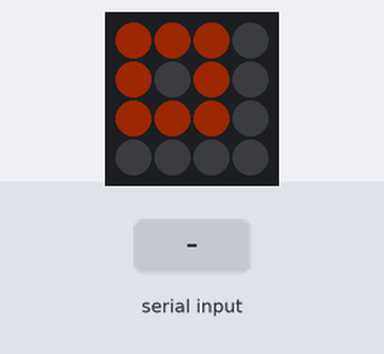
The sketch below on a simulated Arduino Uno, built with avr-gcc and run on an emulated ATmega328P. Parts: 4×4 RGB LED matrix (first LED top left, wired row by row). The test bench sets the inputs (shaded band). Dim RGB values are drawn brighter than linear.

Above: at 0.1 s.
6.3 s: "A@" received over Serial
At 6.9 s:
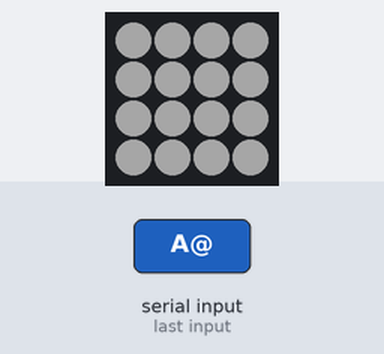
7.8 s: "T90@" received over Serial
At 8.1 s:
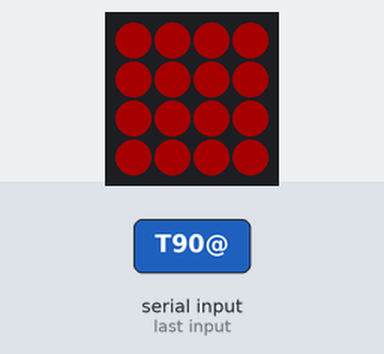
9.3 s: "C@" received over Serial
At 10.4 s:
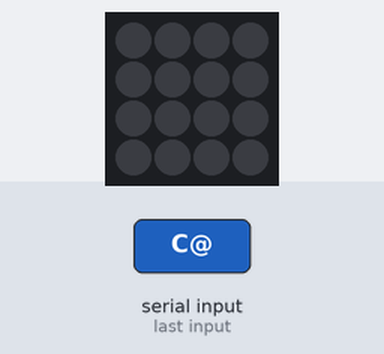
10.8 s: "A90@" received over Serial
At 11.6 s:
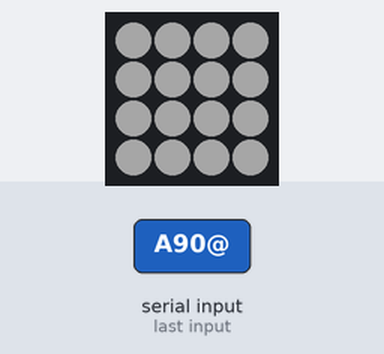
Timing chart, 0 to 13.3 s (numbered marks = the images above; inputs shaded):
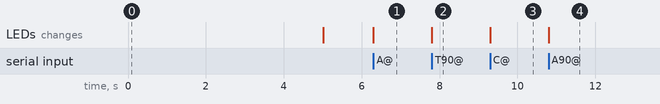

Measured:
- after the input at 6.3 s, the LEDs: change at once (image 1)
- after the input at 7.8 s, the LEDs: change at once (image 2)
- after the input at 9.3 s, the LEDs: change at once (image 3)
- after the input at 10.8 s, the LEDs: change at once (image 4)

The sketch:

doorDrapeDisplay.ino
```cpp
#include <Adafruit_GFX.h>
#include <Adafruit_NeoMatrix.h>
#include <Adafruit_NeoPixel.h>


#ifndef PSTR
 #define PSTR // Make Arduino Due happy
#endif

#define PIN 6

int width = 4;
int height = 4;
Adafruit_NeoMatrix matrix = Adafruit_NeoMatrix(width, height, PIN,
  NEO_MATRIX_TOP     + NEO_MATRIX_RIGHT +
  NEO_MATRIX_COLUMNS + NEO_MATRIX_PROGRESSIVE,
  NEO_GRB            + NEO_KHZ800);

const uint16_t colors[] = {
  matrix.Color(255, 0, 0), matrix.Color(0, 255, 0), matrix.Color(0, 0, 255) };


String incomingString = "X000000rrrgggbbbW";
//display change string format: Command + xxx + yyy + rgbhex + W value??

int x    = matrix.width();
int xC = 0;
int yC = 0;
// is there special data type for hex?

int W = 0;
String rgbHexStr = "";
int rgbHex = 0x00FF51;
int r = 0;
int g = 0;
int b = 0;


void setup() {
  // begin serial
   Serial.begin(19200);
  // begin matrix settings
   matrix.begin();
   matrix.setTextWrap(false);
   matrix.setBrightness(40);
   matrix.setTextColor(colors[0]);
   matrix.setCursor(0, 0);

  // show startup image
   matrix.drawRect(0, 0, 3, 3, 0xFFDC00);
   matrix.show();
   delay(5000);

   matrix.fillScreen(0);
   matrix.show();

}

void loop() {
  // read serial buffer
  if (Serial.available() > 0) {
      //incomingByte = Serial.read();
      incomingString = Serial.readStringUntil('@');
      //Serial.print(incomingString);

      // if display needs changing
      //if (incomingString.charAt(0) == 'D'){
        //assign each part of string in order to convert to int
        //stuff incorrect here
        //xC = incomingString.substring(1,3).toInt();
        //yC = incomingString.substring(4,6).toInt();
        //rgbHex = incomingString.substring(7,7).toInt();
        //W = incomingString.substring(14,1).toInt();


        //updDisp();
        //incomingString = "";
      //}

      // update display
      if (incomingString.charAt(0) == 'R'){
        matrix.show();
        incomingString = "";
      }
      else if (incomingString.charAt(0) == 'A'){
        matrix.fillScreen(matrix.Color(255, 255, 255));
        matrix.show();
      }

      else if (incomingString.charAt(0) == 'T'){
        xC = incomingString.substring(1,4).toInt();

        yC = incomingString.substring(4,7).toInt();

        r = incomingString.substring(7,10).toInt();
        g = incomingString.substring(10,13).toInt();
        b = incomingString.substring(13,16).toInt();
        //rgbHexStr = "0x" + incomingString.substring(7,13);
        //const char str[6] = rgbHexStr.toCharArray();
        //rgbHex = strtoul(str[], 0, 16);


        incomingString = "";
        updDisp();
      }

      else if (incomingString.charAt(0) == 'C'){
        matrix.fillScreen(0);
        matrix.show();
      }

      // if not
      else{
        Serial.print("error");
      }
  }

}

void updDisp(){
  //not sure if direct hex works
  if(xC > width-1 || yC > height-1){
    matrix.fillScreen(matrix.Color(255, 0, 0));
    matrix.show();
  }
  else{
    matrix.drawPixel(xC, yC, matrix.Color(r, g, b));
  }
}

void updDispTest(){
  if(xC > width-1 || yC > height-1){
    matrix.fillScreen(matrix.Color(255, 0, 0));
    matrix.show();
  }
  else{
    matrix.drawPixel(xC, yC, rgbHex);
  }
}
```
